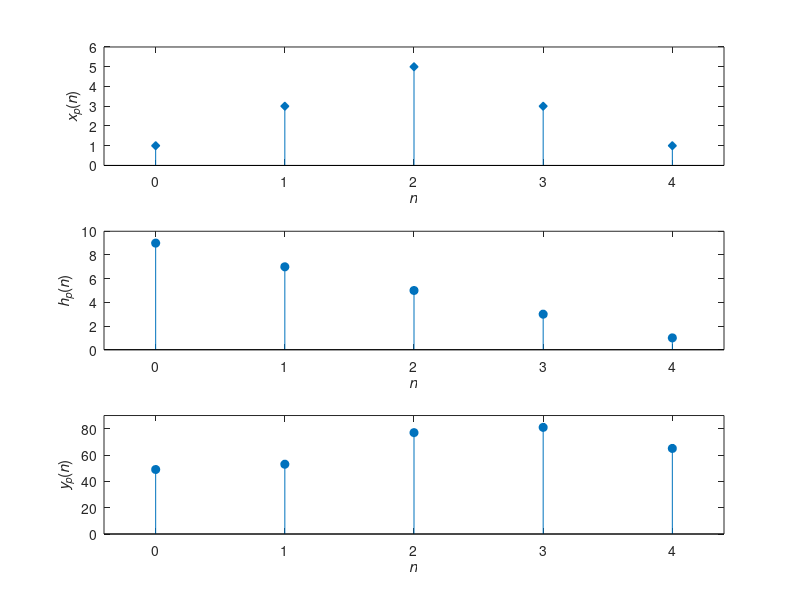
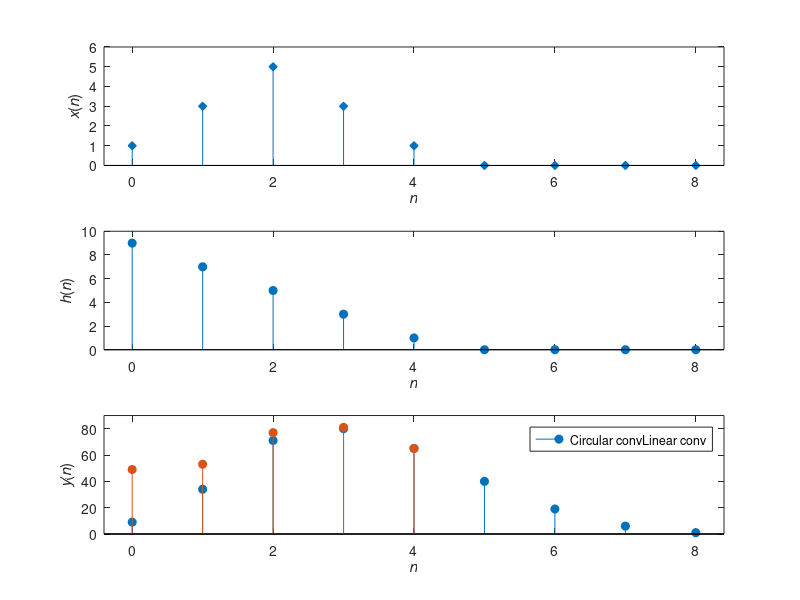

MATLAB code for these plots, in order:
clc
clearvars
close all

x=[1 3 5 3 1]; h=[9 7 5 3 1];

X=fft(x); H=fft(h);
yp=ifft(X.*H);
np=0:4;

figure(1)
subplot(3,1,1); stem(np,x,'d','fill')
axis([-0.4 4.4 0 6])
xlabel('\itn'); ylabel('\itx_p\rm(\itn\rm)')

subplot(3,1,2); stem(np,h,'fill')
axis([-0.4 4.4 0 10])
xlabel('\itn'); ylabel('\ith_p\rm(\itn\rm)')

subplot(3,1,3); stem(np,yp,'fill')
axis([-0.4 4.4 0 90])
xlabel('\itn'); ylabel('\ity_p\rm(\itn\rm)')

Xz=fft([x zeros(1,length(h)-1)]); %% y=conv(x,h) will give the same results.
Hz=fft([h zeros(1,length(x)-1)]); %% In fact, Matlab uses this method.
yz=ifft(Xz.*Hz);                   
nz=0:8;

figure(2)
subplot(3,1,1); stem(nz,[x 0 0 0 0],'d','fill')
axis([-0.4 8.4 0 6])
xlabel('\itn'); ylabel('\itx\rm(\itn\rm)')

subplot(3,1,2); stem(nz,[h 0 0 0 0],'fill')
axis([-0.4 8.4 0 10])
xlabel('\itn'); ylabel('\ith\rm(\itn\rm)')

subplot(3,1,3); stem(nz,yz,'fill')
axis([-0.4 8.4 0 90])
xlabel('\itn'); ylabel('\ity\rm(\itn\rm)')

hold on
stem(np,yp,'fill')
legend(["Circular conv","Linear conv"])